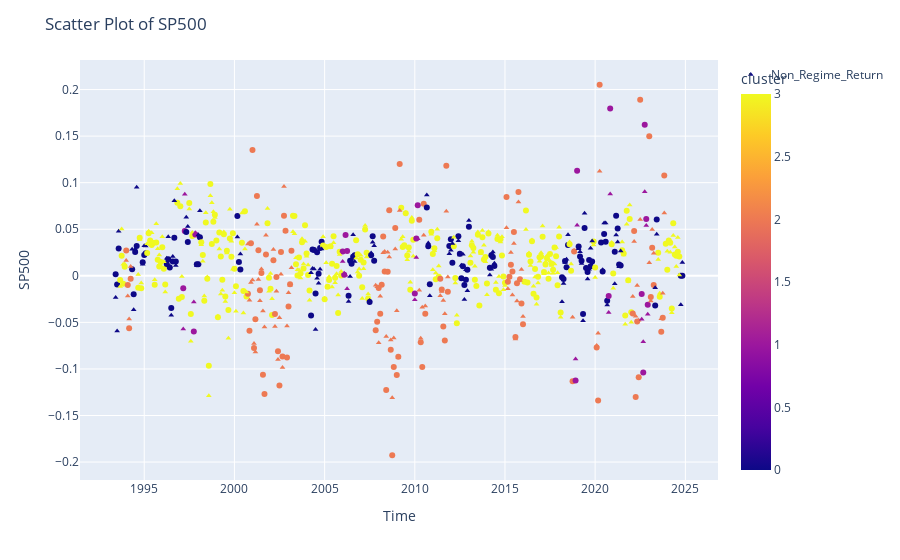

This figure's notebook cell:
### Code cell
import plotly.express as px
import plotly.graph_objects as go  # Import graph_objects

# Create a color map from the unique clusters
color_map = px.colors.qualitative.Plotly  # Using Plotly's qualitative color scheme


fig = px.scatter(df_regime_return, 
                 x=df_regime_return.index, 
                 y=df_regime_return['Max_Sharpe_Regime_Return'], 
                 color = 'cluster',
                )

# Customize the plot
#fig.update_traces(textposition='top center', textfont_size=10)

# Set axis labels and plot title
fig.update_layout(xaxis_title='Time', 
                  yaxis_title='SP500', 
                  title='Scatter Plot of SP500')

# Add a line plot for another column
fig.add_trace(
    go.Scatter(x=df_regime_return.index, 
               y=df_regime_return['Max_Sharpe_Return'], 
               mode='markers',  # Use lines for a line plot
               marker=dict(symbol='triangle-up', 
                           size=5, 
                           color=df_regime_return['cluster']),
               name='Non_Regime_Return',
              )  # Name for the legend
)

# Show the plot
fig.show()

### Figure 1 — Plotly figure (JSON) as saved in the notebook; plotly's stock layout.template omitted (floating-point values rounded to 4 significant figures; data arrays with more than 128 entries replaced by an {"elided": "..."} marker saying what was removed)
{"data": [{"hovertemplate": "index=%{x}<br>Max_Sharpe_Regime_Return=%{y}<br>cluster=%{marker.color}<extra></extra>", "legendgroup": "", "marker": {"color": {"elided": "378 int values"}, "coloraxis": "coloraxis", "symbol": "circle"}, "mode": "markers", "name": "", "orientation": "v", "showlegend": false, "type": "scatter", "x": {"elided": "378 str values"}, "xaxis": "x", "y": {"elided": "378 float values"}, "yaxis": "y"}, {"marker": {"color": {"elided": "378 int values"}, "size": 5, "symbol": "triangle-up"}, "mode": "markers", "name": "Non_Regime_Return", "type": "scatter", "x": {"elided": "378 str values"}, "y": {"elided": "378 float values"}}], "layout": {"coloraxis": {"colorbar": {"title": {"text": "cluster"}}, "colorscale": [[0, "#0d0887"], [0.1111, "#46039f"], [0.2222, "#7201a8"], [0.3333, "#9c179e"], [0.4444, "#bd3786"], [0.5556, "#d8576b"], [0.6667, "#ed7953"], [0.7778, "#fb9f3a"], [0.8889, "#fdca26"], [1, "#f0f921"]]}, "legend": {"tracegroupgap": 0}, "margin": {"t": 60}, "title": {"text": "Scatter Plot of SP500"}, "xaxis": {"anchor": "y", "domain": [0, 1], "title": {"text": "Time"}}, "yaxis": {"anchor": "x", "domain": [0, 1], "title": {"text": "SP500"}}}}
